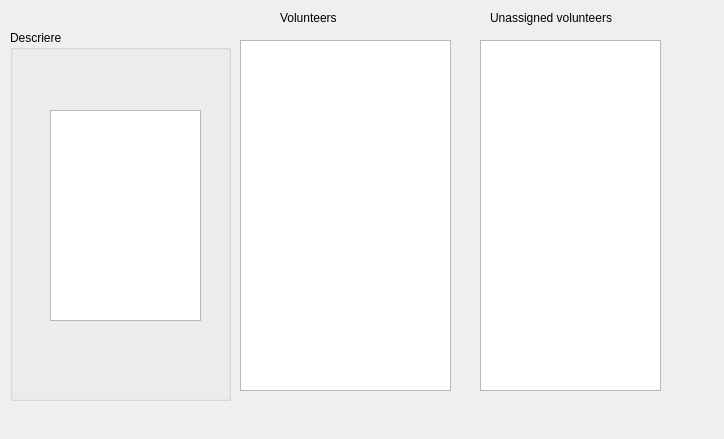
<?xml version="1.0" encoding="UTF-8"?>
<ui version="4.0">
 <class>DepartMentWidget</class>
 <widget class="QWidget" name="DepartMentWidget">
  <property name="geometry">
   <rect>
    <x>0</x>
    <y>0</y>
    <width>724</width>
    <height>439</height>
   </rect>
  </property>
  <property name="windowTitle">
   <string>DepartMentWidget</string>
  </property>
  <widget class="QListWidget" name="volunteerList">
   <property name="geometry">
    <rect>
     <x>240</x>
     <y>40</y>
     <width>211</width>
     <height>351</height>
    </rect>
   </property>
  </widget>
  <widget class="QListWidget" name="unusignedVolunteerList">
   <property name="geometry">
    <rect>
     <x>480</x>
     <y>40</y>
     <width>181</width>
     <height>351</height>
    </rect>
   </property>
  </widget>
  <widget class="QGroupBox" name="descriptionGroupBox">
   <property name="geometry">
    <rect>
     <x>10</x>
     <y>30</y>
     <width>221</width>
     <height>371</height>
    </rect>
   </property>
   <property name="title">
    <string>Descriere</string>
   </property>
   <widget class="QPlainTextEdit" name="departmentDescription">
    <property name="geometry">
     <rect>
      <x>40</x>
      <y>80</y>
      <width>151</width>
      <height>211</height>
     </rect>
    </property>
   </widget>
  </widget>
  <widget class="QLabel" name="volunteersLabel">
   <property name="geometry">
    <rect>
     <x>280</x>
     <y>10</y>
     <width>111</width>
     <height>16</height>
    </rect>
   </property>
   <property name="text">
    <string>Volunteers</string>
   </property>
  </widget>
  <widget class="QLabel" name="unusignedVolunteersLabel">
   <property name="geometry">
    <rect>
     <x>490</x>
     <y>10</y>
     <width>131</width>
     <height>16</height>
    </rect>
   </property>
   <property name="text">
    <string>Unassigned volunteers</string>
   </property>
  </widget>
 </widget>
 <resources/>
 <connections/>
</ui>
